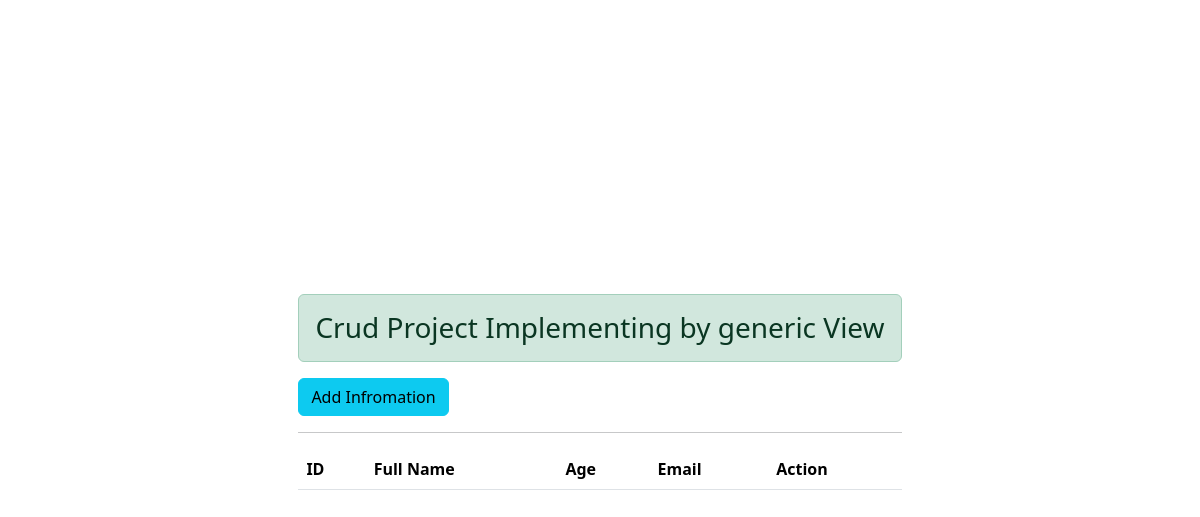
Page /generic/ on the earlier database version.
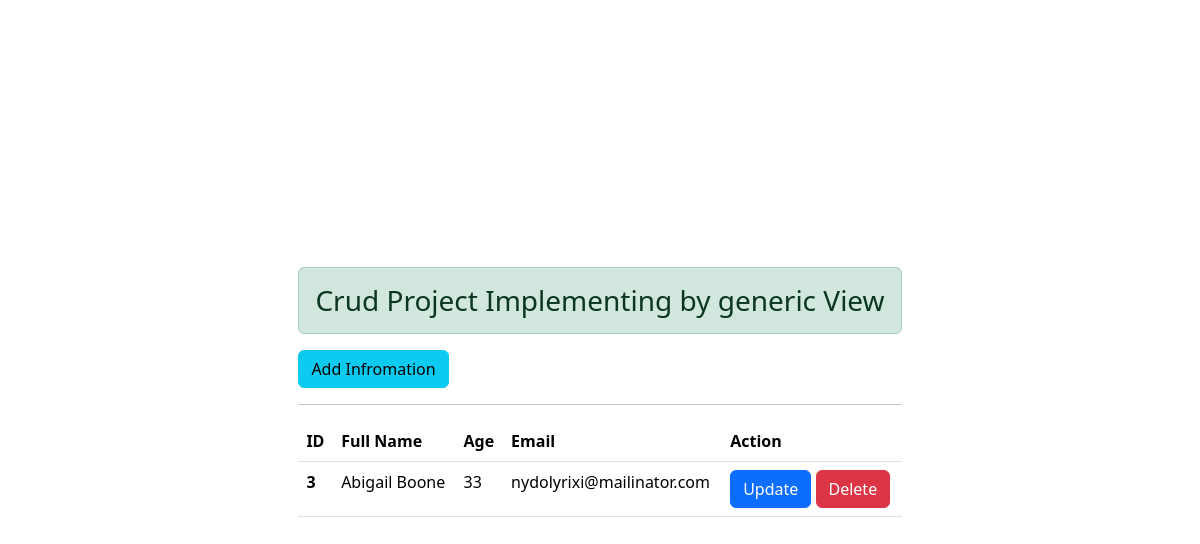
Same page on the later database version.
### generic/models.py (models this page shows)
class Details(models.Model):
    name=models.CharField(max_length=200)
    age=models.IntegerField()
    email=models.EmailField()

### generic/views.py (the view)
# urls.py: path('',IndexView.as_view(),name='g_index'),
class IndexView(ListView):
    template_name='generic/index.html'
    model=Details
    context_object_name='data'

### generic/templates/generic/index.html (shortened to what this page needs)
<!DOCTYPE html>
<html lang="en">
<head>
    <link href="https://cdn.jsdelivr.net/npm/bootstrap@5.3.8/dist/css/bootstrap.min.css" rel="stylesheet"
>
</head>
<body>
    <div class="container vh-100 d-flex justify-content-center align-items-center">
        <div class="row">
            <div class="col">
                <h3 class="alert alert-success">Crud Project Implementing by generic View</h3>
                <a href="{% url 'g_create' %}"><button class="btn btn-info">Add Infromation</button></a>
                <hr>
                <table class="table">
                    <thead>
                        <tr>
                            <th scope="col">ID</th>
                            <th scope="col">Full Name</th>
                            <th scope="col">Age</th>
                            <th scope="col">Email</th>
                            <th scope="col">Action</th>
                        </tr>
                    </thead>
                    <tbody>
                        {% for i in data %}
                        <tr>
                            <th scope="row">{{i.id}}</th>
                            <td>{{i.name}}</td>
                            <td>{{i.age}}</td>
                            <td>{{i.email}}</td>
                            <td>
                               <a href="{% url 'g_update' i.id %}"> <button class="btn btn-primary">Update</button></a>
                                <a href="{% url 'g_delete' i.id %}"> <button class="btn btn-danger">Delete</button></a>
                            </td>
                        </tr>
                        {% endfor %}
                    </tbody>
                </table>
            </div>
        </div>
    </div>
</body>
</html>

Differences in the rows shown:
added Details: id "3", name "Abigail Boone", age "33", email "nydolyrixi@mailinator.com"
